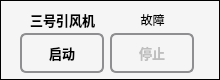
  <widget class="QFrame" name="frame_12">
   <property name="geometry">
    <rect>
     <x>1431</x>
     <y>20</y>
     <width>220</width>
     <height>80</height>
    </rect>
   </property>
   <property name="sizePolicy">
    <sizepolicy hsizetype="Fixed" vsizetype="Preferred">
     <horstretch>0</horstretch>
     <verstretch>0</verstretch>
    </sizepolicy>
   </property>
   <property name="minimumSize">
    <size>
     <width>220</width>
     <height>80</height>
    </size>
   </property>
   <property name="styleSheet">
    <string notr="true">background-color: rgb(245, 245, 245);</string>
   </property>
   <property name="frameShape">
    <enum>QFrame::Box</enum>
   </property>
   <property name="frameShadow">
    <enum>QFrame::Plain</enum>
   </property>
   <widget class="QLabel" name="label_37">
    <property name="geometry">
     <rect>
      <x>30</x>
      <y>10</y>
      <width>80</width>
      <height>20</height>
     </rect>
    </property>
    <property name="font">
     <font>
      <pointsize>10</pointsize>
      <weight>75</weight>
      <bold>true</bold>
     </font>
    </property>
    <property name="text">
     <string>三号引风机</string>
    </property>
   </widget>
   <widget class="QLabel" name="fan_three_state_label">
    <property name="geometry">
     <rect>
      <x>130</x>
      <y>10</y>
      <width>45</width>
      <height>20</height>
     </rect>
    </property>
    <property name="text">
     <string>故障</string>
    </property>
    <property name="alignment">
     <set>Qt::AlignCenter</set>
    </property>
   </widget>
   <widget class="QPushButton" name="startFanThreeButton">
    <property name="geometry">
     <rect>
      <x>20</x>
      <y>33</y>
      <width>84</width>
      <height>40</height>
     </rect>
    </property>
    <property name="font">
     <font>
      <pointsize>10</pointsize>
      <weight>75</weight>
      <bold>true</bold>
     </font>
    </property>
    <property name="styleSheet">
     <string notr="true">QPushButton {
    border: 2px solid #8f8f91;
    border-radius: 6px;
    background-color: qlineargradient(x1: 0, y1: 0, x2: 0, y2: 1,
                                      stop: 0 #f6f7fa, stop: 1 #dadbde);
    min-width: 80px;
}

QPushButton:pressed {
    background-color: qlineargradient(x1: 0, y1: 0, x2: 0, y2: 1,
                                      stop: 0 #dadbde, stop: 1 #f6f7fa);
}

QPushButton:flat {
    border: none; /* no border for a flat push button */
}

QPushButton:default {
    border-color: navy; /* make the default button prominent */
}</string>
    </property>
    <property name="text">
     <string>启动</string>
    </property>
    <property name="flat">
     <bool>false</bool>
    </property>
   </widget>
   <widget class="QPushButton" name="stopFanThreeButton">
    <property name="enabled">
     <bool>false</bool>
    </property>
    <property name="geometry">
     <rect>
      <x>110</x>
      <y>33</y>
      <width>84</width>
      <height>40</height>
     </rect>
    </property>
    <property name="font">
     <font>
      <pointsize>10</pointsize>
      <weight>75</weight>
      <bold>true</bold>
     </font>
    </property>
    <property name="styleSheet">
     <string notr="true">QPushButton {
    border: 2px solid #8f8f91;
    border-radius: 6px;
    background-color: qlineargradient(x1: 0, y1: 0, x2: 0, y2: 1,
                                      stop: 0 #f6f7fa, stop: 1 #dadbde);
    min-width: 80px;
}

QPushButton:pressed {
    background-color: qlineargradient(x1: 0, y1: 0, x2: 0, y2: 1,
                                      stop: 0 #dadbde, stop: 1 #f6f7fa);
}

QPushButton:flat {
    border: none; /* no border for a flat push button */
}

QPushButton:default {
    border-color: navy; /* make the default button prominent */
}</string>
    </property>
    <property name="text">
     <string>停止</string>
    </property>
    <property name="flat">
     <bool>false</bool>
    </property>
   </widget>
  </widget>
